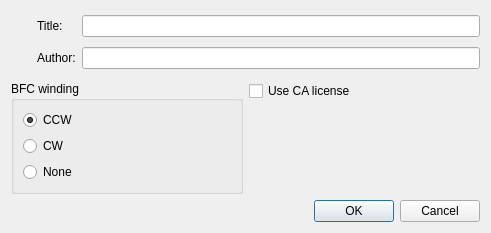
<?xml version="1.0" encoding="UTF-8"?>
<ui version="4.0">
 <class>NewPartUI</class>
 <widget class="QDialog" name="NewPartUI">
  <property name="geometry">
   <rect>
    <x>0</x>
    <y>0</y>
    <width>491</width>
    <height>233</height>
   </rect>
  </property>
  <property name="windowTitle">
   <string>New Part</string>
  </property>
  <layout class="QVBoxLayout" name="verticalLayout_3">
   <item>
    <layout class="QHBoxLayout" name="horizontalLayout_2">
     <item>
      <layout class="QVBoxLayout" name="verticalLayout_2">
       <item>
        <widget class="QLabel" name="label_3">
         <property name="text">
          <string/>
         </property>
         <property name="pixmap">
          <pixmap resource="../ldforge.qrc">:/icons/brick.png</pixmap>
         </property>
        </widget>
       </item>
       <item>
        <spacer name="verticalSpacer">
         <property name="orientation">
          <enum>Qt::Vertical</enum>
         </property>
         <property name="sizeHint" stdset="0">
          <size>
           <width>20</width>
           <height>40</height>
          </size>
         </property>
        </spacer>
       </item>
      </layout>
     </item>
     <item>
      <layout class="QGridLayout" name="gridLayout">
       <item row="1" column="1">
        <widget class="QLineEdit" name="le_author">
         <property name="placeholderText">
          <string/>
         </property>
        </widget>
       </item>
       <item row="0" column="1">
        <widget class="QLineEdit" name="le_title">
         <property name="placeholderText">
          <string/>
         </property>
        </widget>
       </item>
       <item row="1" column="0">
        <widget class="QLabel" name="label_2">
         <property name="text">
          <string>Author:</string>
         </property>
        </widget>
       </item>
       <item row="0" column="0">
        <widget class="QLabel" name="label">
         <property name="text">
          <string>Title:</string>
         </property>
        </widget>
       </item>
      </layout>
     </item>
    </layout>
   </item>
   <item>
    <layout class="QHBoxLayout" name="horizontalLayout">
     <item>
      <widget class="QGroupBox" name="groupBox">
       <property name="title">
        <string>BFC winding</string>
       </property>
       <layout class="QVBoxLayout" name="verticalLayout_4">
        <item>
         <widget class="QRadioButton" name="rb_bfc_ccw">
          <property name="text">
           <string>CCW</string>
          </property>
          <property name="checked">
           <bool>true</bool>
          </property>
         </widget>
        </item>
        <item>
         <widget class="QRadioButton" name="rb_bfc_cw">
          <property name="text">
           <string>CW</string>
          </property>
         </widget>
        </item>
        <item>
         <widget class="QRadioButton" name="rb_bfc_none">
          <property name="text">
           <string>None</string>
          </property>
         </widget>
        </item>
       </layout>
      </widget>
     </item>
     <item>
      <layout class="QVBoxLayout" name="verticalLayout">
       <item>
        <widget class="QCheckBox" name="caLicense">
         <property name="text">
          <string>Use CA license</string>
         </property>
        </widget>
       </item>
       <item>
        <spacer name="verticalSpacer_2">
         <property name="orientation">
          <enum>Qt::Vertical</enum>
         </property>
         <property name="sizeHint" stdset="0">
          <size>
           <width>20</width>
           <height>40</height>
          </size>
         </property>
        </spacer>
       </item>
      </layout>
     </item>
    </layout>
   </item>
   <item>
    <widget class="QDialogButtonBox" name="buttonBox">
     <property name="orientation">
      <enum>Qt::Horizontal</enum>
     </property>
     <property name="standardButtons">
      <set>QDialogButtonBox::Cancel|QDialogButtonBox::Ok</set>
     </property>
    </widget>
   </item>
  </layout>
 </widget>
 <resources>
  <include location="../ldforge.qrc"/>
  <include location="../../ldforge.qrc"/>
 </resources>
 <connections>
  <connection>
   <sender>buttonBox</sender>
   <signal>accepted()</signal>
   <receiver>NewPartUI</receiver>
   <slot>accept()</slot>
   <hints>
    <hint type="sourcelabel">
     <x>248</x>
     <y>254</y>
    </hint>
    <hint type="destinationlabel">
     <x>157</x>
     <y>274</y>
    </hint>
   </hints>
  </connection>
  <connection>
   <sender>buttonBox</sender>
   <signal>rejected()</signal>
   <receiver>NewPartUI</receiver>
   <slot>reject()</slot>
   <hints>
    <hint type="sourcelabel">
     <x>316</x>
     <y>260</y>
    </hint>
    <hint type="destinationlabel">
     <x>286</x>
     <y>274</y>
    </hint>
   </hints>
  </connection>
 </connections>
</ui>
